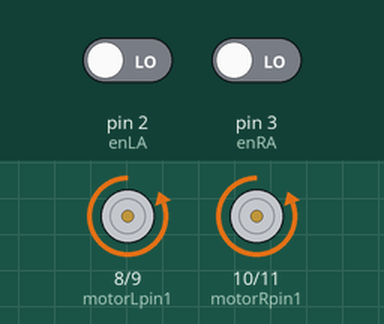
A sketch run on a simulated Arduino Uno, built with avr-gcc and run on an emulated ATmega328P. Shown: motor-driver pin pairs drawn as motors (green arrow = first pin HIGH = forward, orange = second pin HIGH = backward, longer = more drive, scaled by the enable pin). Inputs (shaded band) come from the test bench; at power-on: pin 2 (enLA) LOW, pin 3 (enRA) LOW. What the sketch prints to the serial monitor is not drawn.

Above: at 0.1 s.
At 10.0 s:
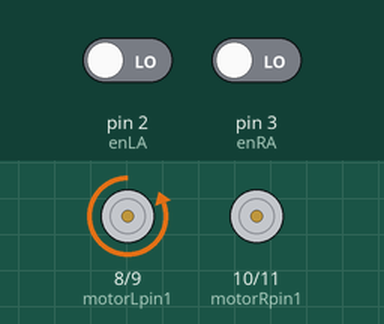
At 22.2 s:
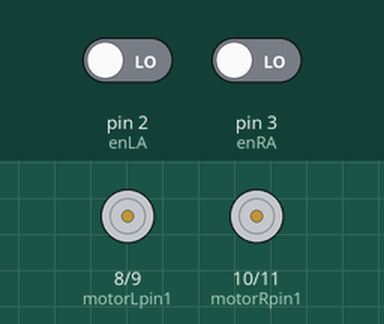
Timing chart, 0 to 23.7 s (numbered marks = the images above):
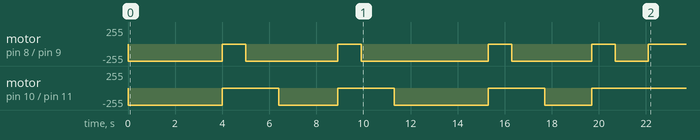

The sketch:

assignment2_group_task1.ino
```cpp
#include <TimerOne.h>

// Pin Definitions
int motorRpin1 = 10; // Right motor IN1
int motorRpin2 = 11; // Right motor IN2
int motorLpin1 = 8;  // Left motor IN3
int motorLpin2 = 9;  // Left motor IN4
int enR = 13;
int enL = 7;
int enLA = 2; // Left motor encoder C1
int enRA = 3; // Right motor encoder C1

// Encoder Counters
volatile unsigned int counterLA = 0;
volatile unsigned int counterRA = 0;

// Constants
const float WHEEL_DISTANCE = 0.182; // Distance between two driving wheels
const int PULSE_PER_REV = 1050;
const float WHEEL_PERIMETER = 0.1413;
const float T = 0.1; // Sampling rate (seconds)

// Variables
float x = 0, y = 0, theta = 0;
float distanceL = 0, distanceR = 0;

void setup() {
  Serial.begin(9600);

  // Pin Modes
  pinMode(enLA, INPUT);
  pinMode(enRA, INPUT);
  pinMode(motorRpin1, OUTPUT);
  pinMode(motorRpin2, OUTPUT);
  pinMode(motorLpin1, OUTPUT);
  pinMode(motorLpin2, OUTPUT);

  // Interrupts for Encoders
  attachInterrupt(digitalPinToInterrupt(enLA), countEnLA, RISING);
  attachInterrupt(digitalPinToInterrupt(enRA), countEnRA, RISING);

  // Timer Initialization
  Timer1.initialize(T * 200000); // Set timer interval (T seconds in microseconds)
  Timer1.attachInterrupt(positionControl); // Attach positionControl() to the timer
}

void loop() {
  recPath(); // Continue executing recPath()
  while(1);
  x=0;
  y=0;
  theta=0;
}

void recPath() {
  goForward(4000); // Move forward for 4 seconds
  stop();
  delay(1000); // Small pause
  turnRight(); // Turn right
  goForward(2500); // Move forward for 2.5 seconds
  stop();
  delay(1000);
  turnRight();
  goForward(4000);
  stop();
  delay(1000);
  turnRight();
  goForward(2000);
  stop();
  delay(1000);
  turnRight();
  stop();
  while(1);
}

void positionControl() {
  // Calculate distances
  distanceL = (float)counterLA / PULSE_PER_REV * WHEEL_PERIMETER;
  distanceR = (float)counterRA / PULSE_PER_REV * WHEEL_PERIMETER;

  // Update pose
  x += (distanceL + distanceR) / 2 * cos(theta);
  y += (distanceL + distanceR) / 2 * sin(theta);
  theta += (distanceR - distanceL) / WHEEL_DISTANCE;

  // Reset counters
  counterLA = 0;
  counterRA = 0;

  // Print updated position
  Serial.print(x);
  Serial.print(",");
  Serial.println(y);
  // Serial.println("new");
}

void goForward(int duration) {
  digitalWrite(motorRpin2, HIGH);
  digitalWrite(motorRpin1, LOW);
  analogWrite(enR, 255);
  digitalWrite(motorLpin2, HIGH);
  digitalWrite(motorLpin1, LOW);
  analogWrite(enL, 255);
  delay(duration);
}

void turnRight() {
  digitalWrite(motorRpin2, HIGH);
  digitalWrite(motorRpin1, LOW);
  analogWrite(enR, 0);
  digitalWrite(motorLpin2, HIGH);
  digitalWrite(motorLpin1, LOW);
  analogWrite(enL, 240);
  delay(1400);
}

void stop() {
  digitalWrite(motorLpin1, LOW);
  digitalWrite(motorLpin2, LOW);
  digitalWrite(motorRpin1, LOW);
  digitalWrite(motorRpin2, LOW);
}

void countEnLA() { counterLA++; }
void countEnRA() { counterRA++; }
```

Measured:
- by itself, motor on pin 8 (motorLpin1) / pin 9 (motorLpin2): stopped → backward 255/255 at 0.00 s, → stopped 4.0 s later, → backward 255/255 1.0 s later, → stopped 3.9 s later, … (10 changes in this stretch)
- by itself, motor on pin 10 (motorRpin1) / pin 11 (motorRpin2): stopped → backward 255/255 at 0.00 s, → stopped 4.0 s later, → backward 255/255 2.4 s later, → stopped 2.5 s later, … (8 changes in this stretch)
